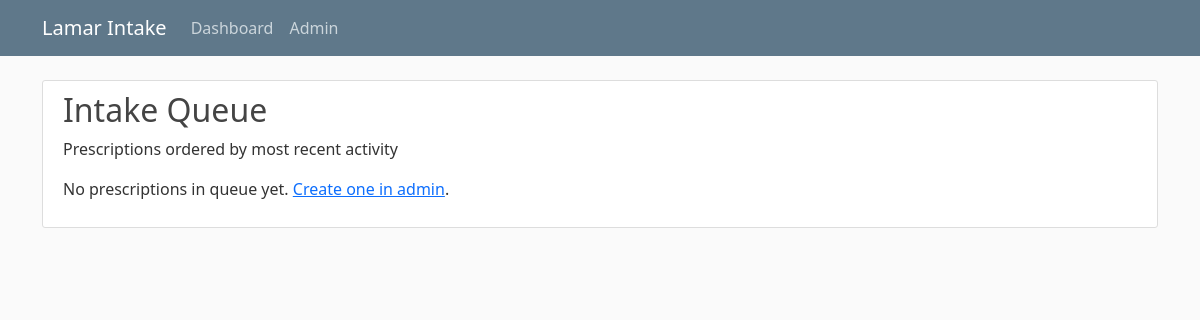
Before: / with the older database file.
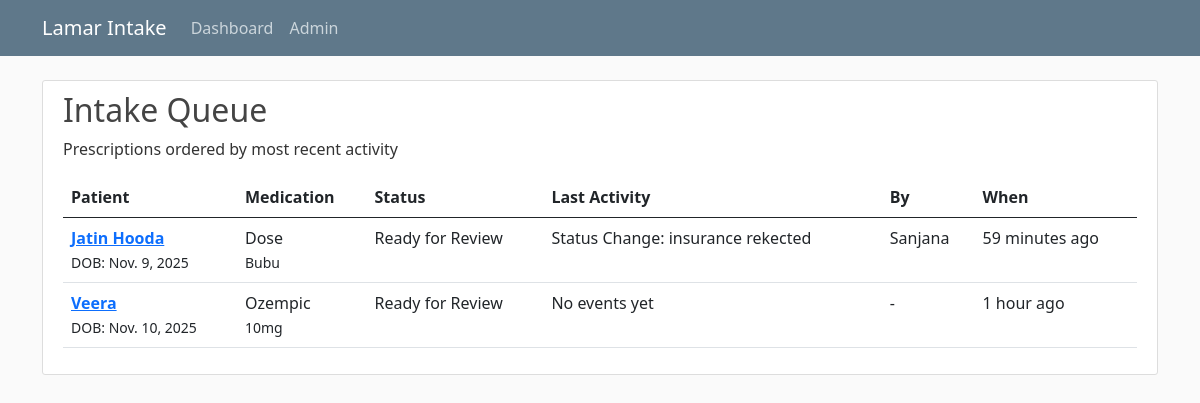
After: the same page with the newer database file.
### health/models.py (models this page shows, shortened)
class Prescription(models.Model):
    STATUS_CHOICES = [
        ('NEW', 'New'),
        ('INS_VERIFY', 'Verifying Insurance'),
        ('PA', 'Prior Auth'),
        ('INFO_REQ', 'Info Requested'),
        ('READY', 'Ready for Review'),
    ]
    patient_name = models.CharField(max_length=255)
    patient_dob = models.DateField()
    patient_phone = models.CharField(max_length=20, blank=True)  # Fixed: blank=True instead of null=True
    medication_name = models.CharField(max_length=100)  # Fixed: max_length (was max_lenth)
    medication_dose = models.CharField(max_length=100)  # Fixed: max_length (was max_lenth)
    medication_order_date = models.DateField()
    status = models.CharField(max_length=100, choices=STATUS_CHOICES, default='NEW')
    created_at = models.DateTimeField(auto_now_add=True)
    updated_at = models.DateTimeField(auto_now=True)  # Fixed: auto_now (was auto_add)
    class Meta:
        ordering = ['-updated_at']
        unique_together = ['patient_name', 'patient_dob', 'medication_name', 'medication_order_date']

class Event(models.Model):
    EVENT_TYPES = [
        ('NOTE', 'Note'),  # Fixed: added missing commas
        ('INS', 'Insurance call'),
        ('STATUS', 'Status Change'),
        ('OTHER', 'Other'),
    ]
    prescription = models.ForeignKey(
        Prescription,
        on_delete=models.CASCADE,
        related_name='events'
    )
    performed_by = models.CharField(max_length=50)
    event_type = models.CharField(max_length=100, choices=EVENT_TYPES, default='NOTE')  # Fixed: removed extra parentheses
    description = models.TextField()  # Fixed: models.TextField() instead of models.description
    created_at = models.DateTimeField(auto_now_add=True)
    class Meta:
        ordering = ['-created_at']

### health/views.py (the view)
# urls.py: path('', views.dashboard, name = 'dashboard'),
def dashboard(request):
    prescriptions = Prescription.objects.all()
    for prescription in prescriptions:
        prescription.latest_event = prescription.events.first()
    context = {
        'prescriptions': prescriptions,
        'title': 'Intake Dashboard'
    }
    return render(request, 'health/dashboard.html', context)  # Fixed: render() not (render, ...)

### health/templates/health/dashboard.html
{% extends "health/base.html" %}
{% block content %}
    <div class="content-section">
        <h2>Intake Queue</h2>
        <p>Prescriptions ordered by most recent activity</p>
        {% if prescriptions %}
            <table class="table">
                <thead>
                    <tr>
                        <th>Patient</th>
                        <th>Medication</th>
                        <th>Status</th>
                        <th>Last Activity</th>
                        <th>By</th>
                        <th>When</th>
                    </tr>
                </thead>
                <tbody>
                    {% for prescription in prescriptions %}
                    <tr>
                        <td>
                            <a href="{% url 'prescription_detail' prescription.pk %}">
                                <strong>{{ prescription.patient_name }}</strong>
                            </a>
                            <br>
                            <small>DOB: {{ prescription.patient_dob }}</small>
                        </td>
                        <td>
                            {{ prescription.medication_name }}<br>
                            <small>{{ prescription.medication_dose }}</small>
                        </td>
                        <td>
                            {{ prescription.get_status_display }}
                        </td>
                        <td>
                            {% if prescription.latest_event %}
                                {{ prescription.latest_event.get_event_type_display }}:
                                {{ prescription.latest_event.description|truncatewords:10 }}
                            {% else %}
                                No events yet
                            {% endif %}
                        </td>
                        <td>
                            {% if prescription.latest_event %}
                                {{ prescription.latest_event.performed_by }}
                            {% else %}
                                -
                            {% endif %}
                        </td>
                        <td>
                            {{ prescription.updated_at|timesince }} ago
                        </td>
                    </tr>
                    {% endfor %}
                </tbody>
            </table>
        {% else %}
            <p>No prescriptions in queue yet. <a href="/admin/">Create one in admin</a>.</p>
        {% endif %}
    </div>
{% endblock %}

### health/templates/health/base.html (shortened to what this page needs)
{% load static %}
<!DOCTYPE html>
<html lang="en">
<head>
    <link href="https://cdn.jsdelivr.net/npm/bootstrap@5.0.2/dist/css/bootstrap.min.css" rel="stylesheet">
    <link rel="stylesheet" type="text/css" href="{% static 'health/main.css' %}">
</head>
<body>
    <header class="site-header">
    <nav class="navbar navbar-expand-md navbar-dark bg-steel fixed-top">
        <div class="container">
        <a class="navbar-brand mr-4" href="{% url 'dashboard' %}">Lamar Intake</a>
        <div class="collapse navbar-collapse" id="navbarToggle">
            <div class="navbar-nav mr-auto">
            <a class="nav-item nav-link" href="{% url 'dashboard' %}">Dashboard</a>
            <a class="nav-item nav-link" href="/admin/">Admin</a>
            </div>
        </div>
        </div>
    </nav>
    </header>
    <main role="main" class="container">
        {% block content %}{% endblock %}
    </main>
</body>
</html>

### health/static/health/main.css (style rules this page uses)
body { background: #fafafa; color: #333333; margin-top: 5rem; }
h1, h2, h3, h4, h5, h6 { color: #444444; }
.bg-steel { background-color: #5f788a; }
.site-header .navbar-nav .nav-link { color: #cbd5db; }
.content-section { background: #ffffff; padding: 10px 20px; border: 1px solid #dddddd; border-radius: 3px; margin-bottom: 20px; }

Changed rows visible on the page:
added Prescription: patient_name "Jatin Hooda", patient_dob "Nov. 9, 2025", medication_name "Dose", medication_dose "Bubu", status "Ready for Review", latest_event.event_type "Status Change", latest_event.description "insurance rekected", latest_event.performed_by "Sanjana", updated_at "59 minutes"
added Prescription: patient_name "Veera", patient_dob "Nov. 10, 2025", medication_name "Ozempic", medication_dose "10mg", status "Ready for Review", shows "No events yet", updated_at "1 hour"
Other visible differences:
text no longer shown: "No prescriptions in queue yet. Create one in admin ."
text now shown: "Patient Medication Status Last Activity By When"
